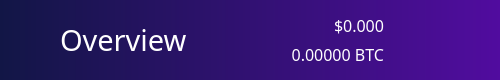
          <widget class="QFrame" name="NavBar">
           <property name="sizePolicy">
            <sizepolicy hsizetype="Preferred" vsizetype="Preferred">
             <horstretch>0</horstretch>
             <verstretch>0</verstretch>
            </sizepolicy>
           </property>
           <property name="minimumSize">
            <size>
             <width>500</width>
             <height>80</height>
            </size>
           </property>
           <property name="maximumSize">
            <size>
             <width>16777215</width>
             <height>80</height>
            </size>
           </property>
           <property name="layoutDirection">
            <enum>Qt::LeftToRight</enum>
           </property>
           <property name="autoFillBackground">
            <bool>false</bool>
           </property>
           <property name="styleSheet">
            <string notr="true">background: QLinearGradient(x1: 0, y1: 0, x2: 1, y2: 0, stop: 0 #121646, stop: 1 #510c9f);
border:0;
</string>
           </property>
           <property name="frameShape">
            <enum>QFrame::StyledPanel</enum>
           </property>
           <property name="frameShadow">
            <enum>QFrame::Raised</enum>
           </property>
           <layout class="QHBoxLayout" name="horizontalLayout_3">
            <property name="spacing">
             <number>6</number>
            </property>
            <property name="leftMargin">
             <number>60</number>
            </property>
            <property name="topMargin">
             <number>0</number>
            </property>
            <property name="rightMargin">
             <number>60</number>
            </property>
            <property name="bottomMargin">
             <number>0</number>
            </property>
            <item>
             <widget class="QLabel" name="label_2">
              <property name="sizePolicy">
               <sizepolicy hsizetype="Preferred" vsizetype="Preferred">
                <horstretch>0</horstretch>
                <verstretch>0</verstretch>
               </sizepolicy>
              </property>
              <property name="font">
               <font>
                <family>ZoinLight</family>
                <pointsize>22</pointsize>
                <weight>50</weight>
                <bold>false</bold>
               </font>
              </property>
              <property name="autoFillBackground">
               <bool>false</bool>
              </property>
              <property name="styleSheet">
               <string notr="true">color:white;
background-color: rgba(255, 255, 255,0);</string>
              </property>
              <property name="text">
               <string>Overview</string>
              </property>
              <property name="indent">
               <number>0</number>
              </property>
              <property name="textInteractionFlags">
               <set>Qt::NoTextInteraction</set>
              </property>
             </widget>
            </item>
            <item>
             <layout class="QVBoxLayout" name="verticalLayout_5">
              <property name="spacing">
               <number>6</number>
              </property>
              <item>
               <widget class="QLabel" name="priceUSD">
                <property name="font">
                 <font>
                  <family>ZoinMedium</family>
                  <pointsize>12</pointsize>
                  <weight>50</weight>
                  <bold>false</bold>
                  <stylestrategy>PreferDefault</stylestrategy>
                  <kerning>true</kerning>
                 </font>
                </property>
                <property name="styleSheet">
                 <string notr="true">background-color: rgb(0,0,0,0);
color: white;</string>
                </property>
                <property name="text">
                 <string>$0.000</string>
                </property>
                <property name="alignment">
                 <set>Qt::AlignBottom|Qt::AlignRight|Qt::AlignTrailing</set>
                </property>
               </widget>
              </item>
              <item>
               <widget class="QLabel" name="priceBTC">
                <property name="font">
                 <font>
                  <family>ZoinLight</family>
                  <pointsize>12</pointsize>
                  <weight>50</weight>
                  <bold>false</bold>
                 </font>
                </property>
                <property name="styleSheet">
                 <string notr="true">background-color: rgb(0,0,0,0);
color: white;</string>
                </property>
                <property name="text">
                 <string>0.00000 BTC</string>
                </property>
                <property name="alignment">
                 <set>Qt::AlignRight|Qt::AlignTop|Qt::AlignTrailing</set>
                </property>
               </widget>
              </item>
             </layout>
            </item>
            <item>
             <widget class="QPushButton" name="pushButton">
              <property name="minimumSize">
               <size>
                <width>0</width>
                <height>80</height>
               </size>
              </property>
              <property name="maximumSize">
               <size>
                <width>50</width>
                <height>80</height>
               </size>
              </property>
              <property name="styleSheet">
               <string notr="true">background: rgb(0,0,0,0);</string>
              </property>
              <property name="text">
               <string/>
              </property>
              <property name="icon">
               <iconset resource="../../../../../../coreupgrade/libercoin/src/qt/bitcoin.qrc">
                <normaloff>:/icons/Exports_45</normaloff>:/icons/Exports_45</iconset>
              </property>
              <property name="iconSize">
               <size>
                <width>70</width>
                <height>70</height>
               </size>
              </property>
             </widget>
            </item>
           </layout>
          </widget>
